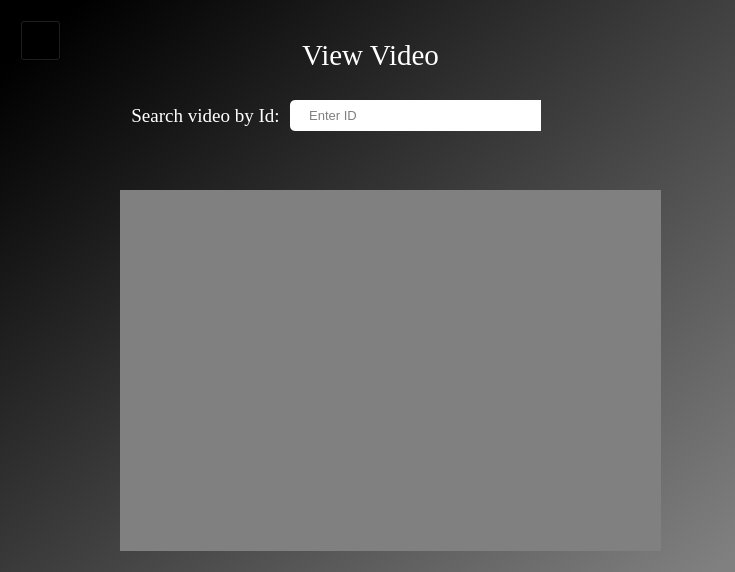
<?xml version="1.0" encoding="UTF-8"?>
<ui version="4.0">
 <class>MainWindow</class>
 <widget class="QMainWindow" name="MainWindow">
  <property name="geometry">
   <rect>
    <x>0</x>
    <y>0</y>
    <width>735</width>
    <height>572</height>
   </rect>
  </property>
  <property name="windowTitle">
   <string>MainWindow</string>
  </property>
  <property name="styleSheet">
   <string notr="true">background-color:qlineargradient(spread:pad, x1:0.0191, y1:0.101636, x2:0.991379, y2:0.977, stop:0 black, stop:1 gray);</string>
  </property>
  <widget class="QWidget" name="centralwidget">
   <widget class="QLabel" name="label_2">
    <property name="geometry">
     <rect>
      <x>290</x>
      <y>30</y>
      <width>161</width>
      <height>51</height>
     </rect>
    </property>
    <property name="font">
     <font>
      <family>Times New Roman</family>
      <pointsize>22</pointsize>
     </font>
    </property>
    <property name="styleSheet">
     <string notr="true">color: white;
background: transparent</string>
    </property>
    <property name="text">
     <string>View Video</string>
    </property>
    <property name="alignment">
     <set>Qt::AlignCenter</set>
    </property>
   </widget>
   <widget class="QLineEdit" name="SearchEdit2">
    <property name="geometry">
     <rect>
      <x>290</x>
      <y>100</y>
      <width>251</width>
      <height>31</height>
     </rect>
    </property>
    <property name="font">
     <font>
      <pointsize>10</pointsize>
      <italic>false</italic>
     </font>
    </property>
    <property name="styleSheet">
     <string notr="true">background-color: white;
border-radius: 5px;padding:0px 10px</string>
    </property>
    <property name="placeholderText">
     <string>  Enter ID</string>
    </property>
   </widget>
   <widget class="QLabel" name="label_3">
    <property name="geometry">
     <rect>
      <x>120</x>
      <y>100</y>
      <width>171</width>
      <height>31</height>
     </rect>
    </property>
    <property name="font">
     <font>
      <family>Times New Roman</family>
      <pointsize>14</pointsize>
     </font>
    </property>
    <property name="styleSheet">
     <string notr="true">color: white;
background: transparent</string>
    </property>
    <property name="text">
     <string>Search video by Id:</string>
    </property>
    <property name="alignment">
     <set>Qt::AlignCenter</set>
    </property>
   </widget>
   <widget class="QLabel" name="videoArea">
    <property name="geometry">
     <rect>
      <x>120</x>
      <y>190</y>
      <width>541</width>
      <height>361</height>
     </rect>
    </property>
    <property name="styleSheet">
     <string notr="true">background: gray
</string>
    </property>
    <property name="text">
     <string/>
    </property>
   </widget>
   <widget class="QLabel" name="search_error">
    <property name="geometry">
     <rect>
      <x>200</x>
      <y>140</y>
      <width>381</width>
      <height>31</height>
     </rect>
    </property>
    <property name="styleSheet">
     <string notr="true">background-color: transparent;
color: red;
font-size: 16px</string>
    </property>
    <property name="text">
     <string/>
    </property>
   </widget>
   <widget class="QPushButton" name="switch_page">
    <property name="geometry">
     <rect>
      <x>20</x>
      <y>20</y>
      <width>41</width>
      <height>41</height>
     </rect>
    </property>
    <property name="styleSheet">
     <string notr="true">background: transparent</string>
    </property>
    <property name="text">
     <string/>
    </property>
    <property name="icon">
     <iconset>
      <normaloff>previous.png</normaloff>previous.png</iconset>
    </property>
    <property name="iconSize">
     <size>
      <width>32</width>
      <height>20</height>
     </size>
    </property>
   </widget>
   <widget class="QPushButton" name="rep_btn">
    <property name="geometry">
     <rect>
      <x>500</x>
      <y>100</y>
      <width>41</width>
      <height>31</height>
     </rect>
    </property>
    <property name="styleSheet">
     <string notr="true">border:none;background:white</string>
    </property>
    <property name="text">
     <string/>
    </property>
    <property name="icon">
     <iconset>
      <normaloff>search.png</normaloff>search.png</iconset>
    </property>
    <property name="iconSize">
     <size>
      <width>24</width>
      <height>24</height>
     </size>
    </property>
    <property name="autoDefault">
     <bool>false</bool>
    </property>
    <property name="default">
     <bool>false</bool>
    </property>
    <property name="flat">
     <bool>false</bool>
    </property>
   </widget>
  </widget>
 </widget>
 <resources/>
 <connections/>
</ui>
